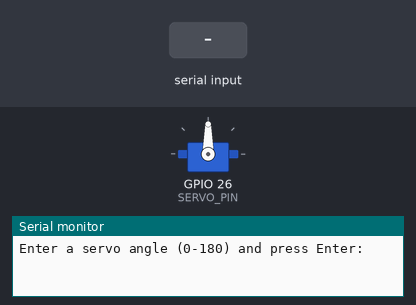
Bench run of a sketch on a simulated ESP32. Parts: servo, the last lines printed to the serial monitor. Inputs (shaded band) come from the test bench.

Above: at 1.2 s.
1.3 s: "90,45\n" received over Serial
At 2.0 s:
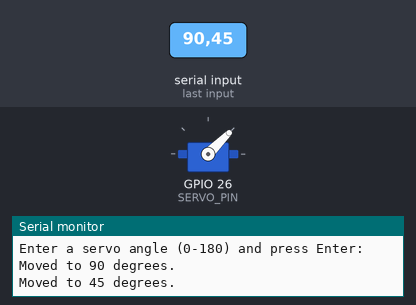
2.8 s: "30,150\n" received over Serial
At 3.1 s:
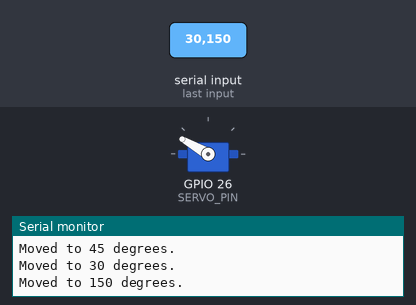
4.3 s: "5\n" received over Serial
At 5.5 s:
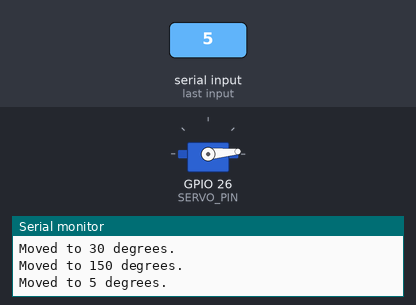
5.8 s: "90\n" received over Serial
At 6.6 s:
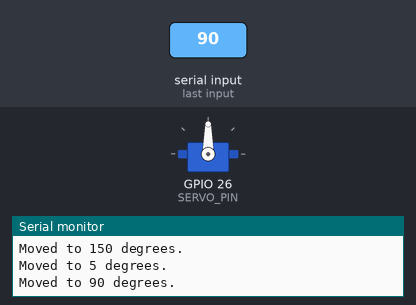
Timing chart, 0 to 8.3 s (numbered marks = the images above; inputs shaded):
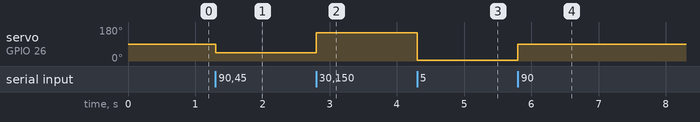

The sketch:

servo_serial_control.ino
```cpp
// Basic ESP32 sketch: type a degree value (0-180) into Serial Monitor
// and press Enter to move the servo to that angle.

#include <ESP32Servo.h>

const int SERVO_PIN = 26;
const int SERVO_MIN_US = 500;
const int SERVO_MAX_US = 2500;

Servo myServo;

void setup() {
  Serial.begin(115200);
  myServo.attach(SERVO_PIN, SERVO_MIN_US, SERVO_MAX_US);

  Serial.println("Enter a servo angle (0-180) and press Enter:");
}

void loop() {
  if (Serial.available() > 0) {
    int angle = Serial.parseInt();

    // Discard the trailing newline/whitespace left in the buffer.
    while (Serial.available() > 0 && !isDigit(Serial.peek())) {
      Serial.read();
    }

    if (angle >= 0 && angle <= 180) {
      myServo.write(angle);
      Serial.print("Moved to ");
      Serial.print(angle);
      Serial.println(" degrees.");
    } else {
      Serial.println("Please enter a value between 0 and 180.");
    }
  }
}
```

Measured:
- after the input at 1.3 s, servo on GPIO 26 (SERVO_PIN): 90° → 45° at once
- after the input at 2.8 s, servo on GPIO 26 (SERVO_PIN): 45° → 150° at once
- after the input at 4.3 s, servo on GPIO 26 (SERVO_PIN): 150° → 5° at once
- after the input at 5.8 s, servo on GPIO 26 (SERVO_PIN): 5° → 90° at once
